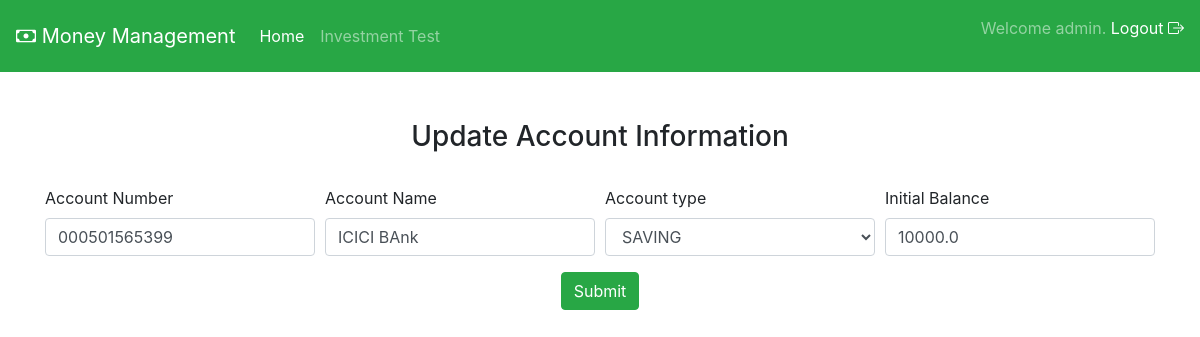
The app's page /savings/update/8 (signed in), older data.
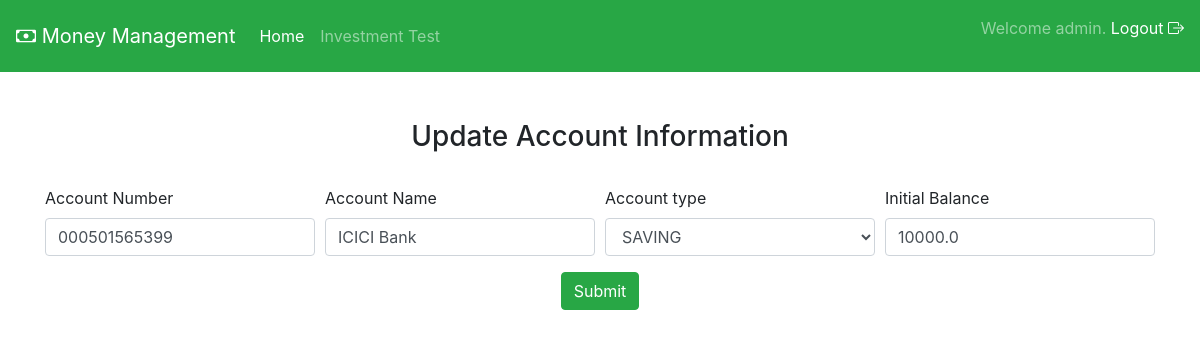
The same page, newer data.
### savings/models.py (models this page shows, shortened)
class BankAccount(models.Model):
    acct_types = [
        ('SAVING', 'SAVING'),
        ('FD', 'FD'),
        ('PPF', 'PPF')
    ]
    acct_number = models.CharField(max_length=30)
    acct_type = models.CharField(max_length=10, choices=acct_types)
    acct_name = models.CharField(max_length=30)
    owner = models.ForeignKey(User, on_delete=models.SET_NULL, null=True, blank=True)
    initial_balance = models.FloatField()
    balance = models.FloatField(default=0)

### savings/views.py (the view)
# urls.py: path('savings/update/<int:pk>', views.update_bank_account, name='update_savings_acct'),
@login_required()
def update_bank_account(request, pk):
    obj = get_object_or_404(BankAccount, id=pk)
    form = BankAccountForm(request.POST or None, instance=obj)
    error = ""
    if request.user != obj.owner:
        error = "You are not allowed to update this account"
    if form.is_valid() and request.user == obj.owner:
        form_obj = form.save(commit=False)
        form_obj.save()
        return redirect('bank-acct-details')
    if request.user != obj.owner:
        form = BankAccountForm()
    context = {"form": form, "error": error}
    return render(request, "savings/bankaccount_form.html", context)

### savings/forms.py
class BankAccountForm(ModelForm):
    class Meta:
        model = BankAccount
        exclude = ['owner', 'balance']

### savings/templates/savings/bankaccount_form.html (shortened to what this page needs)
{% extends 'home/base.html' %}
{% block body_block %}
<div class="container">
<div class="text-center">
    <h3>Update Account Information</h3>
    <br>
</div>
<form method="post" action="">
    <div class="form-row">
        <div class="form-group col-md-3">
            <label for="id_acct_number">Account Number</label>
            <input type="text" name="acct_number" required class="form-control" id="id_acct_number"
                   value={% if form.acct_number.value %} "{{ form.acct_number.value}}" {% endif %}>
        </div>
        <div class="form-group col-md-3">
            <label for="id_acct_name">Account Name</label>
            <input type="text" name="acct_name" required class="form-control" id="id_acct_name"
                   value={% if form.acct_name.value %} "{{ form.acct_name.value}}" {% endif %}>
        </div>
        <div class="form-group col-md-3">
            <label for="id_acct_type">Account type</label>
            <select name="acct_type" required id="id_acct_type" class="form-control">
                {% if form.acct_type.value %}
                    <option selected="{{form.acct_type.value}}">{{form.acct_type.value}}</option>
                {% else %}
                    <option value selected>---------</option>
                {% endif %}
            </select>
        </div>
        <div class="form-group col-md-3">
            <label for="id_initial_balance">Initial Balance</label>
            <input type="number" name="initial_balance" required step="any" class="form-control" id="id_initial_balance"
            value={% if form.initial_balance.value %} "{{form.initial_balance.value}}" {%endif%}>
        </div>
    </div>
    <div class="text-center">
        <button type="submit" class="btn btn-success" >Submit</button>
    </div>
</form>
    <br><br>
</div>
{% endblock %}

Row changes from the older to the newer data that the page shows:
changed BankAccount "SAVING": acct_name "ICICI BAnk" → "ICICI Bank"
